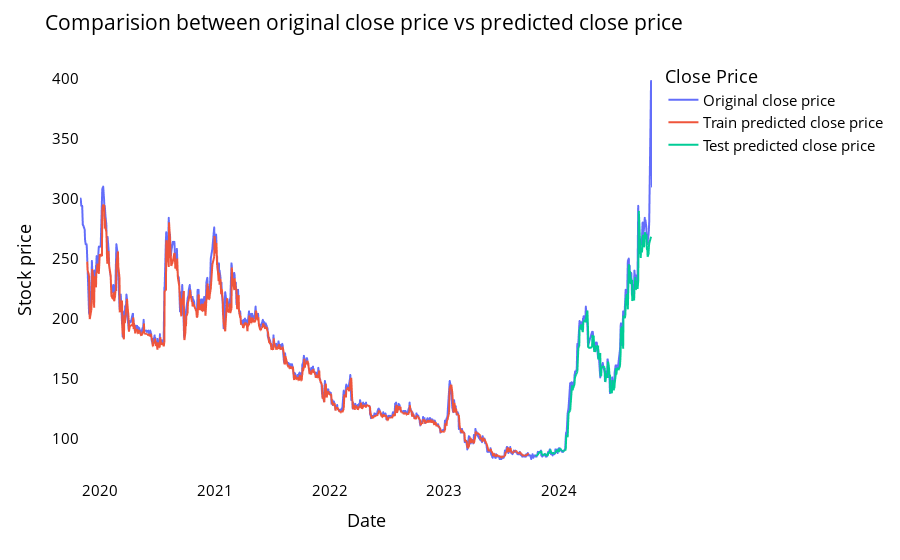

The code cell stored with this chart in its notebook:
### Markdown cell above
## Comparison Between Original Stock Close Price and Predicted Close Price

### Code cell
# shift train predictions for plotting

look_back = time_step
trainPredictPlot = np.empty_like(closedf)
trainPredictPlot[:, :] = np.nan
trainPredictPlot[look_back : len(train_predict) + look_back, :] = train_predict
print("Train predicted data: ", trainPredictPlot.shape)

# shift test predictions for plotting
testPredictPlot = np.empty_like(closedf)
testPredictPlot[:, :] = np.nan
testPredictPlot[len(train_predict) + (look_back * 2) + 1 : len(closedf) - 1, :] = (
    test_predict
)
print("Test predicted data: ", testPredictPlot.shape)

names = cycle(
    [
        "Original close price",
        "Train predicted close price",
        "Test predicted close price",
    ]
)


plotdf = pd.DataFrame(
    {
        "date": close_stock["date"],
        "original_close": close_stock["close"],
        "train_predicted_close": trainPredictPlot.reshape(1, -1)[0].tolist(),
        "test_predicted_close": testPredictPlot.reshape(1, -1)[0].tolist(),
    }
)

fig = px.line(
    plotdf,
    x=plotdf["date"],
    y=[
        plotdf["original_close"],
        plotdf["train_predicted_close"],
        plotdf["test_predicted_close"],
    ],
    labels={"value": "Stock price", "date": "Date"},
)
fig.update_layout(
    title_text="Comparision between original close price vs predicted close price",
    plot_bgcolor="white",
    font_size=15,
    font_color="black",
    legend_title_text="Close Price",
)
fig.for_each_trace(lambda t: t.update(name=next(names)))

fig.update_xaxes(showgrid=False)
fig.update_yaxes(showgrid=False)
fig.show()

### Figure 1 — Plotly figure (JSON) as saved in the notebook; plotly's stock layout.template omitted (floating-point values rounded to 4 significant figures; data arrays with more than 128 entries replaced by an {"elided": "..."} marker saying what was removed)
{"data": [{"hovertemplate": "variable=original_close<br>Date=%{x}<br>Stock price=%{y}<extra></extra>", "legendgroup": "original_close", "line": {"color": "#636efa", "dash": "solid"}, "marker": {"symbol": "circle"}, "mode": "lines", "name": "Original close price", "showlegend": true, "type": "scattergl", "x": {"elided": "1091 str values"}, "xaxis": "x", "y": {"elided": "1091 int values"}, "yaxis": "y"}, {"hovertemplate": "variable=train_predicted_close<br>Date=%{x}<br>Stock price=%{y}<extra></extra>", "legendgroup": "train_predicted_close", "line": {"color": "#EF553B", "dash": "solid"}, "marker": {"symbol": "circle"}, "mode": "lines", "name": "Train predicted close price", "showlegend": true, "type": "scattergl", "x": {"elided": "1091 str values"}, "xaxis": "x", "y": {"elided": "1091 float values"}, "yaxis": "y"}, {"hovertemplate": "variable=test_predicted_close<br>Date=%{x}<br>Stock price=%{y}<extra></extra>", "legendgroup": "test_predicted_close", "line": {"color": "#00cc96", "dash": "solid"}, "marker": {"symbol": "circle"}, "mode": "lines", "name": "Test predicted close price", "showlegend": true, "type": "scattergl", "x": {"elided": "1091 str values"}, "xaxis": "x", "y": {"elided": "1091 float values"}, "yaxis": "y"}], "layout": {"font": {"color": "black", "size": 15}, "legend": {"title": {"text": "Close Price"}, "tracegroupgap": 0}, "margin": {"t": 60}, "plot_bgcolor": "white", "title": {"text": "Comparision between original close price vs predicted close price"}, "xaxis": {"anchor": "y", "domain": [0, 1], "showgrid": false, "title": {"text": "Date"}}, "yaxis": {"anchor": "x", "domain": [0, 1], "showgrid": false, "title": {"text": "Stock price"}}}}
